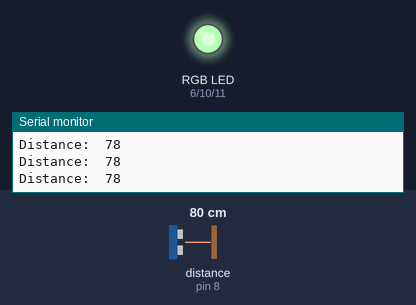
This sketch was run on a simulated Arduino Uno, built with avr-gcc and run on an emulated ATmega328P. Parts: an RGB LED mixed from three pins (HIGH = lit), the last lines printed to the serial monitor. Wiring (inferred from the names in the program): ultrasonic range finder: trigger pin 9; echo pin 8. The inputs (shaded band) are chosen by the test bench; at power-on: distance to the obstacle (sensor on pin 8) 80 cm. The echo pulse lasts 58.3 µs per cm; pins used as bus, display or sensor lines are not drawn.

Above: at 1.8 s.
1.9 s: distance to the obstacle (sensor on pin 8) set to 35 cm
At 2.9 s:
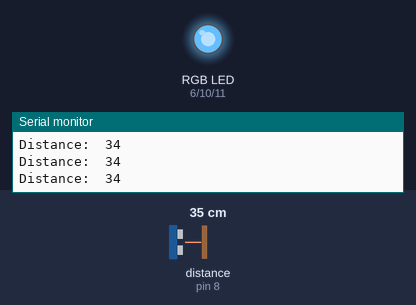
3.5 s: distance to the obstacle (sensor on pin 8) set to 38 cm
At 5.1 s:
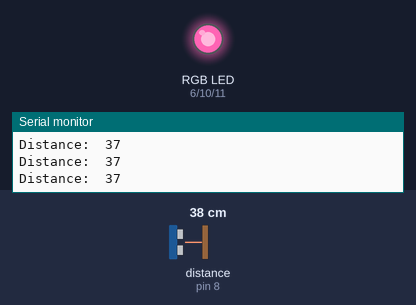
5.5 s: distance to the obstacle (sensor on pin 8) set to 120 cm
At 7.3 s:
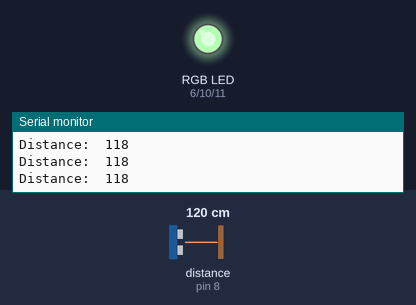
7.6 s: distance to the obstacle (sensor on pin 8) set to 60 cm
At 8.7 s:
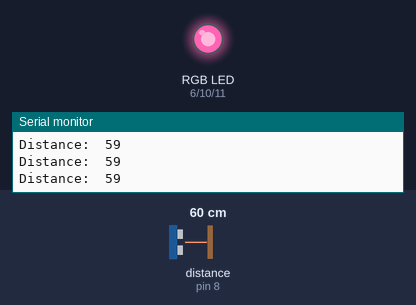
Timing chart, 0 to 10.6 s (numbered marks = the images above; inputs shaded):
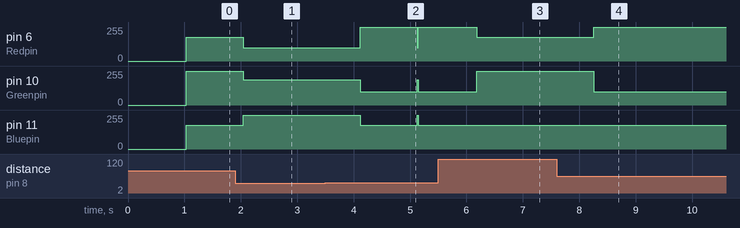

Measured:
- the behaviour switches between 35 and 36 cm on distance to the obstacle (sensor on pin 8) (found by bisection; images 1 and 2)
- after the input at 1.9 s, pin 6 (Redpin): 180/255 → 100/255 after 0.14 s; pin 10 (Greenpin): 255/255 → 190/255 after 0.14 s; pin 11 (Bluepin): 180/255 → 255/255 after 0.14 s
- after the input at 3.5 s, pin 6 (Redpin): 100/255 → 255/255 after 0.62 s; pin 10 (Greenpin): 190/255 → 100/255 after 0.62 s; pin 11 (Bluepin): 255/255 → 180/255 after 0.62 s
- after the input at 5.5 s, pin 11 (Bluepin): stops changing and stays 180/255
- after the input at 7.6 s, pin 6 (Redpin): 180/255 → 255/255 after 0.66 s; pin 10 (Greenpin): 255/255 → 100/255 after 0.66 s

The sketch:

Led_distanta.ino
```cpp
int Redpin = 6;
int Greenpin = 10;
int Bluepin = 11;
const int trigPin = 9;
const int echoPin = 8;
long duration;
int distance;

void setup() {
  Serial.begin(9600);
  pinMode(Redpin, OUTPUT);
  pinMode(Greenpin, OUTPUT);
  pinMode(Bluepin, OUTPUT);
  pinMode(trigPin, OUTPUT);
  pinMode(echoPin, INPUT);
}

void loop() {
  digitalWrite(trigPin, LOW);
  delayMicroseconds(4);
  duration = pulseIn(echoPin, HIGH);
  digitalWrite(trigPin, HIGH);
  delayMicroseconds(12);
  digitalWrite(trigPin, LOW);
  distance = duration * 0.034 / 2;

  if (distance >= 20) {
    SetColor(100, 190, 255);
  }
  if (distance >= 63) {
    SetColor(180, 255, 180);
  } Serial.print("Distance:  ");
  Serial.println(distance);
  if ( distance == 0) {
    delayMicroseconds(2);
  }

if(distance>=35&&distance<63&&distance>20){
  SetColor(255,100,180);
}
if(distance<=10&&distance>0){
  SetColor(0,0,0);
}
}

void SetColor (int red, int green, int blue)    // the function which sets the color of the RGB LED

{ analogWrite (Redpin, red);
  analogWrite (Greenpin, green);
  analogWrite (Bluepin, blue);

}
```
